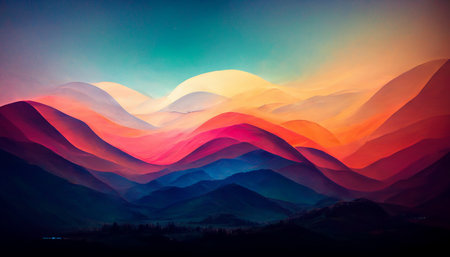
#> input picture python_1/ex05/landscape.jpg, 450 x 257 px
$ python tester.py
#> lines starting #> are read from the running program, lines starting #| are printed output that depends on the picture
### python_1/ex05/load_image.py
import numpy as np
from PIL import Image


def ft_load(path: str) -> np.ndarray:
    """
    Charge une image et retourne un tableau NumPy avec les valeurs RGB.

    Args:
        path (str): Chemin vers le fichier image.

    Returns:
        np.ndarray: Tableau contenant les valeurs RGB de l'image.
                   Shape: (1, pixels_total, 3) pour affichage optimal

    Raises:
        FileNotFoundError: Si le fichier n'existe pas.
        ValueError: Si le fichier n'est pas une image valide.
        PermissionError: Si l'accès au fichier est refusé.
    """
#> called with path = 'landscape.jpg'
    try:
        # Charger et convertir l'image en RGB
        image = Image.open(path).convert('RGB')
#> image is the input picture: PIL image 450x257 RGB; mean R, G, B 98.7, 79.1, 89.1
        image_array = np.array(image, dtype=np.uint8)

        # Affichage requis par le sujet (shape originale)
        print(f"The shape of image is: {image_array.shape}")
#| The shape of image is: (257, 450, 3)
        print(image_array.reshape(1, -1, 3))  # Affichage seulement
#> (printed output is left out)
        print(" ...")
        # Reshape pour obtenir l'affichage tronqué du sujet
        return image_array

    except FileNotFoundError:
        raise FileNotFoundError(f"Le fichier '{path}' n'existe pas.")
    except Image.UnidentifiedImageError:
        raise ValueError(f"Le fichier '{path}' n'est pas une image valide.")
    except PermissionError:
        raise PermissionError(f"Accès refusé au fichier '{path}'.")
    except Exception as e:
        raise RuntimeError(f"Erreur lors du chargement de '{path}': {str(e)}")


# [8 lines left out: function main, not called in this run]


# [2 lines that do not run on import are left out]

### python_1/ex05/pimp_image.py
"""
Module de filtres d'images avec contraintes d'opérateurs.

Ce module implémente 5 filtres d'images différents, chacun avec des contraintes
d'opérateurs mathématiques spécifiques.

Contraintes par fonction :
- ft_invert : =, +, -, *
- ft_red    : =, *
- ft_green  : =, -
- ft_blue   : =
- ft_grey   : =, /
"""
import numpy as np
import matplotlib.pyplot as plt
from numpy import ndarray as array


def ft_invert(array) -> array:
    """
    Inverts the color of the image received.

    Inverse les couleurs de l'image reçue.

    Cette fonction applique une inversion complète des couleurs en soustrayant
    chaque valeur de pixel de 255 (valeur maximale pour un pixel 8-bit).
    Le résultat produit un effet de "négatif photographique" où les couleurs
    sombres deviennent claires et vice versa.

    Principe mathématique :
        nouveau_pixel = 255 - ancien_pixel

    Exemples de transformation :
        - Noir [0, 0, 0] → Blanc [255, 255, 255]
        - Blanc [255, 255, 255] → Noir [0, 0, 0]
        - Rouge [255, 0, 0] → Cyan [0, 255, 255]
        - Vert [0, 255, 0] → Magenta [255, 0, 255]

    Args:
        array: Tableau NumPy représentant l'image RGB.
               Shape attendue: (hauteur, largeur, 3)
               Type: uint8 avec valeurs 0-255

    Returns:
        array: Image avec couleurs inversées, même dimensions que l'entrée.
               Type: uint8 avec valeurs 0-255

    Contraintes d'opérateurs autorisés : =, +, -, *

    Note technique:
        Utilise la soustraction vectorisée de NumPy pour un traitement
        efficace de tous les pixels simultanément.
    """
    # Inversion par soustraction : 255 - valeur_pixel
    return 255 - array
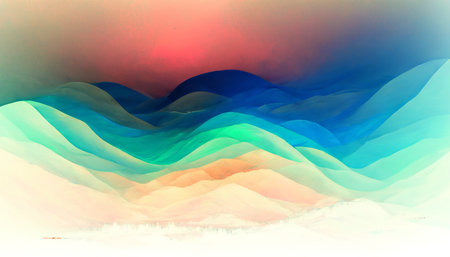
#> returned value: shape (257, 450, 3); mean of channels 0, 1, 2 156.3, 175.9, 165.9; drawn as R, G, B


def ft_red(array) -> array:
    """
    Applique un filtre rouge à l'image.

    Cette fonction conserve uniquement le canal rouge de l'image RGB,
    en annulant complètement les canaux vert et bleu. L'image résultante
    n'affiche que les intensités de rouge, créant un effet monochrome rouge.

    Principe technique :
        Utilise un masque multiplicatif [1, 0, 0] appliqué à chaque pixel.
        [R, G, B] * [1, 0, 0] = [R*1, G*0, B*0] = [R, 0, 0]

    Exemples de transformation :
        - [100, 200, 50] → [100, 0, 0] (garde seulement le rouge)
        - [0, 255, 255] → [0, 0, 0] (cyan devient noir, pas de rouge)
        - [255, 100, 100] → [255, 0, 0] (rouge pur intense)

    Args:
        array: Tableau NumPy représentant l'image RGB.
               Shape attendue: (hauteur, largeur, 3)
               Type: uint8 avec valeurs 0-255

    Returns:
        array: Image filtrée en rouge, même dimensions que l'entrée.
               Seul le canal rouge (indice 0) conserve ses valeurs originales.

    Contraintes d'opérateurs autorisés : =, *

    Note technique:
        Le broadcasting NumPy permet d'appliquer le masque [1, 0, 0]
        à tous les pixels simultanément de manière vectorisée.
    """
    # Masque multiplicatif : [1, 0, 0] garde rouge, annule vert et bleu
    return array * [1, 0, 0]
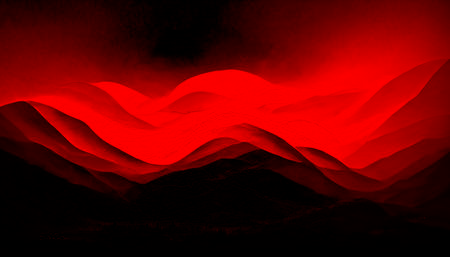
#> returned value: shape (257, 450, 3) int64; mean of channels 0, 1, 2 98.7, 0, 0; drawn as R, G, B


def ft_green(array) -> array:
    """
    Applique un filtre vert à l'image.

    Cette fonction conserve uniquement le canal vert de l'image RGB,
    en annulant les canaux rouge et bleu. Contrainte par l'interdiction
    d'utiliser la multiplication, elle utilise une approche créative
    basée sur la soustraction.

    Principe technique (soustraction créative) :
        1. array * [1, 0, 1] produit [R, 0, B] (garde rouge et bleu)
        2. array - [R, 0, B] = [R-R, G-0, B-B] = [0, G, 0]
        3. Résultat : seul le canal vert subsiste

    Exemples de transformation :
        - [100, 200, 50] → [0, 200, 0] (garde seulement le vert)
        - [255, 0, 255] → [0, 0, 0] (magenta devient noir, pas de vert)
        - [100, 255, 100] → [0, 255, 0] (vert pur intense)

    Args:
        array: Tableau NumPy représentant l'image RGB.
               Shape attendue: (hauteur, largeur, 3)
               Type: uint8 avec valeurs 0-255

    Returns:
        array: Image filtrée en vert, même dimensions que l'entrée.
               Seul le canal vert (indice 1) conserve ses valeurs originales.

    Contraintes d'opérateurs autorisés : =, -

    Note technique:
        Cette solution démontre comment contourner l'interdiction de
        multiplication directe en utilisant une soustraction intelligente.
    """
    # Soustraction créative : array - [R, 0, B] = [0, G, 0]
    return array - array * [1, 0, 1]
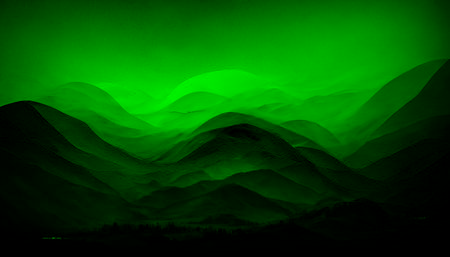
#> returned value: shape (257, 450, 3) int64; mean of channels 0, 1, 2 0, 79.1, 0; drawn as R, G, B


def ft_blue(array) -> array:
    """
    Applique un filtre bleu à l'image.

    Cette fonction conserve uniquement le canal bleu de l'image RGB,
    en annulant les canaux rouge et vert. Contrainte par l'interdiction
    d'utiliser toute opération arithmétique, elle utilise uniquement
    des assignations directes.

    Principe technique (assignation directe) :
        1. Créer une copie de l'image originale
        2. Assigner 0 au canal rouge (indice 0)
        3. Assigner 0 au canal vert (indice 1)
        4. Le canal bleu (indice 2) reste inchangé

    Exemples de transformation :
        - [100, 200, 50] → [0, 0, 50] (garde seulement le bleu)
        - [255, 255, 0] → [0, 0, 0] (jaune devient noir, pas de bleu)
        - [100, 100, 255] → [0, 0, 255] (bleu pur intense)

    Args:
        array: Tableau NumPy représentant l'image RGB.
               Shape attendue: (hauteur, largeur, 3)
               Type: uint8 avec valeurs 0-255

    Returns:
        array: Image filtrée en bleu, même dimensions que l'entrée.
               Seul le canal bleu (indice 2) conserve ses valeurs originales.

    Contraintes d'opérateurs autorisés : = (assignation uniquement)

    Note technique:
        Cette contrainte extrême force l'utilisation d'une approche
        impérative plutôt que vectorisée, démontrant différents paradigmes
        de programmation avec NumPy.
    """
    # Seule l'assignation est autorisée - solution directe
    result = array.copy()  # Assignation (copie)
    result[:, :, 0] = 0    # Assignation : rouge = 0
    result[:, :, 1] = 0    # Assignation : vert = 0
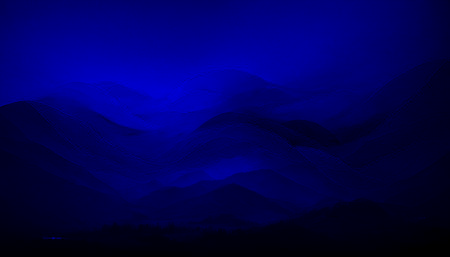
#> result: shape (257, 450, 3); mean R, G, B 0, 0, 89.1
    return result          # Le bleu reste inchangé


def ft_grey(array) -> array:
    """
    Convertit l'image en niveaux de gris.

    Cette fonction transforme une image couleur RGB en image en niveaux
    de gris en calculant la moyenne arithmétique des trois canaux pour
    chaque pixel. Cette méthode simple produit une conversion grayscale
    uniforme, bien que moins sophistiquée que les méthodes perceptuelles.

    Principe technique (moyenne arithmétique améliorée) :
        1. Convertir chaque canal en float64 pour une précision maximale
        2. Pour chaque pixel [R, G, B], calculer (R + G + B) / 3
        3. Convertir le résultat en uint8 pour chaque canal séparément
        4. Assigner cette valeur aux trois canaux : [gris, gris, gris]

    Formule mathématique :
        gris = (Rouge_float64 + Vert_float64 + Bleu_float64) / 3
        puis conversion uint8 canal par canal

    Amélioration par rapport à la version simple :
        - Précision float64 évite les erreurs d'arrondi prématurées
        - Conversion uint8 par canal évite les artefacts visuels
        - Résultat plus propre et contrasté

    Exemples de transformation :
        - [100, 200, 50] → [116, 116, 116] (moyenne = 116.67 → 117)
        - [255, 255, 255] → [255, 255, 255] (blanc reste blanc)
        - [0, 0, 0] → [0, 0, 0] (noir reste noir)
        - [255, 0, 0] → [85, 85, 85] (rouge devient gris moyen)

    Args:
        array: Tableau NumPy représentant l'image RGB.
               Shape attendue: (hauteur, largeur, 3)
               Type: uint8 avec valeurs 0-255

    Returns:
        array: Image en niveaux de gris, même dimensions que l'entrée.
               Les trois canaux contiennent la même valeur de gris.
               Type: uint8 avec valeurs 0-255
               Qualité visuelle améliorée par rapport à la conversion simple.

    Contraintes d'opérateurs autorisés : =, /

    Note technique:
        L'utilisation de float64 intermédiaire améliore significativement
        la qualité visuelle en évitant les pertes de précision et les
        artefacts de quantification. La conversion uint8 par canal
        préserve mieux les nuances de gris.

    Alternative perceptuelle (non utilisée ici) :
        gris = 0.299*R + 0.587*G + 0.114*B
        (pondération selon perception humaine)
        Nécessiterait la multiplication (opérateur interdit pour cet exercice)
    """
    # Calculer pour chaque canal séparément
    grey_value = (array[:, :, 0].astype(np.float64) +
                  array[:, :, 1].astype(np.float64) +
                  array[:, :, 2].astype(np.float64)) / 3
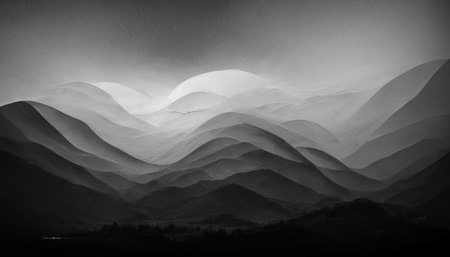
#> grey_value: shape (257, 450) float64; min 0, max 239, mean 89

    result = array.copy()
    result[:, :, 0] = grey_value.astype(np.uint8)
    result[:, :, 1] = grey_value.astype(np.uint8)
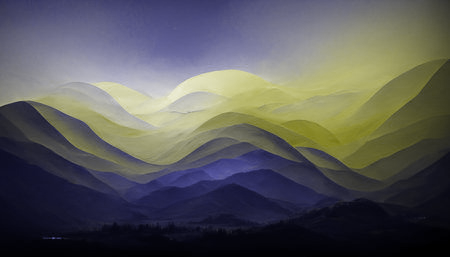
#> result: shape (257, 450, 3); mean R, G, B 88.7, 88.7, 89.1
    result[:, :, 2] = grey_value.astype(np.uint8)

    return result


def display_images(original, inverted, red, green, blue, grey):
    """
    Affiche les 6 images dans une grille 3x2 (3 lignes, 2 colonnes).

    Args:
        original: Image originale
        inverted: Image inversée
        red: Image filtrée rouge
        green: Image filtrée verte
        blue: Image filtrée bleue
        grey: Image en niveaux de gris

    Disposition:
        Ligne 1: Original, Invert
        Ligne 2: Red, Green
        Ligne 3: Blue, Grey

    Note:
        - Titres affichés sous les images avec police serif
        - Format portrait (10x15) adapté à la disposition verticale
        - Calcul de position: i // 2, i % 2 pour 2 colonnes par ligne
    """
    fig, axes = plt.subplots(3, 2, figsize=(10, 15))

    images = [original, inverted, red, green, blue, grey]
    titles = ['Figure VIII.1: Original', 'Figure VIII.2: Invert',
              'Figure VIII.3: Red', 'Figure VIII.4: Green',
              'Figure VIII.5: Blue', 'Figure VIII.6: Grey']

    for i, (img, title) in enumerate(zip(images, titles)):
        row, col = i // 2, i % 2
        axes[row, col].imshow(img)

        # Titre sous l'image avec police serif
        axes[row, col].text(0.5, -0.05, title,
                            transform=axes[row, col].transAxes,
                            ha='center', va='top', fontsize=14,
                            fontfamily='serif')

        axes[row, col].axis('off')
#> this loop made 6 passes
#> (title, row, col) on passes 1 to 6: ('Figure VIII.1: Original', 0, 0), ('Figure VIII.2: Invert', 0, 1), ('Figure VIII.3: Red', 1, 0), ('Figure VIII.4: Green', 1, 1), ('Figure VIII.5: Blue', 2, 0), ('Figure VIII.6: Grey', 2, 1)

    plt.tight_layout()
    plt.show()
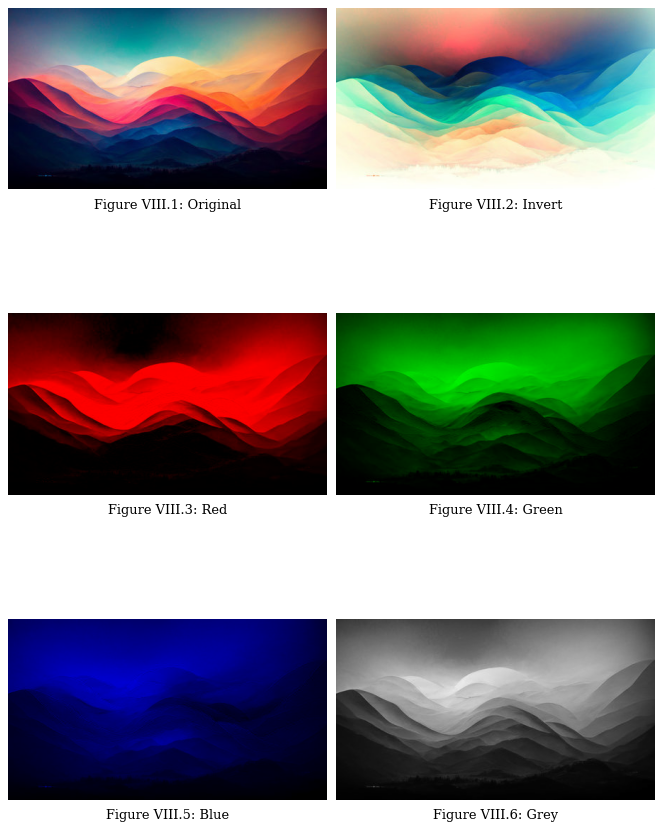
#> figure drawn by matplotlib, 6 panels


# [8 lines left out: function main, not called in this run]


# [2 lines that do not run on import are left out]

### python_1/ex05/tester.py
from load_image import ft_load
from pimp_image import (ft_invert, ft_red, ft_green, ft_blue, ft_grey,
                        display_images)


def main():
    array = ft_load("landscape.jpg")
    inverted = ft_invert(array)
    red_filtered = ft_red(array)
    green_filtered = ft_green(array)
    blue_filtered = ft_blue(array)
    grey_filtered = ft_grey(array)
    print(ft_invert.__doc__)

    # Affichage des images
    display_images(array, inverted, red_filtered,
                   green_filtered, blue_filtered, grey_filtered)


if __name__ == "__main__":

    main()
